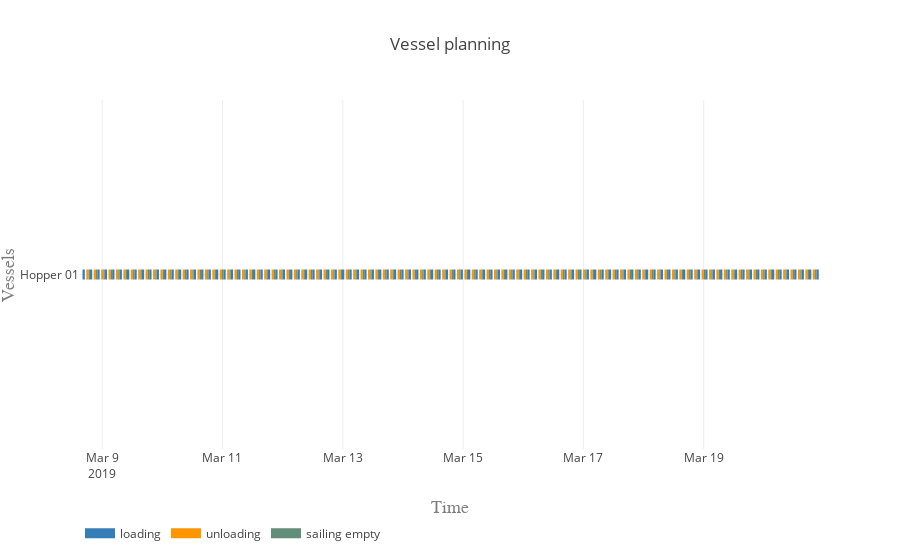

Notebook source saved alongside this figure:
### Markdown cell above
#### Vessel planning

### Code cell
vessels = [hopper]

activities = ['loading', 'unloading', 'sailing full', 'sailing empty']
colors = {0:'rgb(55,126,184)', 1:'rgb(255,150,0)', 2:'rgb(98, 192, 122)', 3:'rgb(98, 141, 122)'}

plot.vessel_planning(vessels, activities, colors)

### Figure 1 — Plotly figure (JSON) as saved in the notebook; plotly's stock layout.template omitted (floating-point values rounded to 4 significant figures; data arrays with more than 128 entries replaced by an {"elided": "..."} marker saying what was removed)
{"data": [{"connectgaps": false, "hoverinfo": "y+name", "line": {"color": "rgb(55,126,184)", "width": 10}, "mode": "lines", "name": "loading", "type": "scatter", "uid": "7e7805a0-7d48-4ebd-89d8-78f62b2c4948", "x": {"elided": "500 str values"}, "y": {"elided": "500 str values"}}, {"connectgaps": false, "hoverinfo": "y+name", "line": {"color": "rgb(255,150,0)", "width": 10}, "mode": "lines", "name": "unloading", "type": "scatter", "uid": "5688e3b8-49fa-43fa-8383-36d85b0b7d89", "x": {"elided": "500 str values"}, "y": {"elided": "500 str values"}}, {"connectgaps": false, "hoverinfo": "y+name", "line": {"color": "rgb(98, 192, 122)", "width": 10}, "mode": "lines", "name": "sailing full", "type": "scatter", "uid": "f6cdae0f-e293-4444-aaa2-de62259adea2", "x": [], "y": []}, {"connectgaps": false, "hoverinfo": "y+name", "line": {"color": "rgb(98, 141, 122)", "width": 10}, "mode": "lines", "name": "sailing empty", "type": "scatter", "uid": "056427a6-c098-406f-b791-7ae2fd6dadf5", "x": {"elided": "990 str values"}, "y": {"elided": "990 str values"}}], "layout": {"hovermode": "closest", "legend": {"orientation": "h", "x": 0, "y": -0.2}, "title": "Vessel planning", "xaxis": {"range": ["2019-03-08 15:09:03", "2019-03-20 22:23:25.511561"], "title": "Time", "titlefont": {"color": "#7f7f7f", "family": "Courier New, monospace", "size": 18}}, "yaxis": {"title": "Vessels", "titlefont": {"color": "#7f7f7f", "family": "Courier New, monospace", "size": 18}}}}
